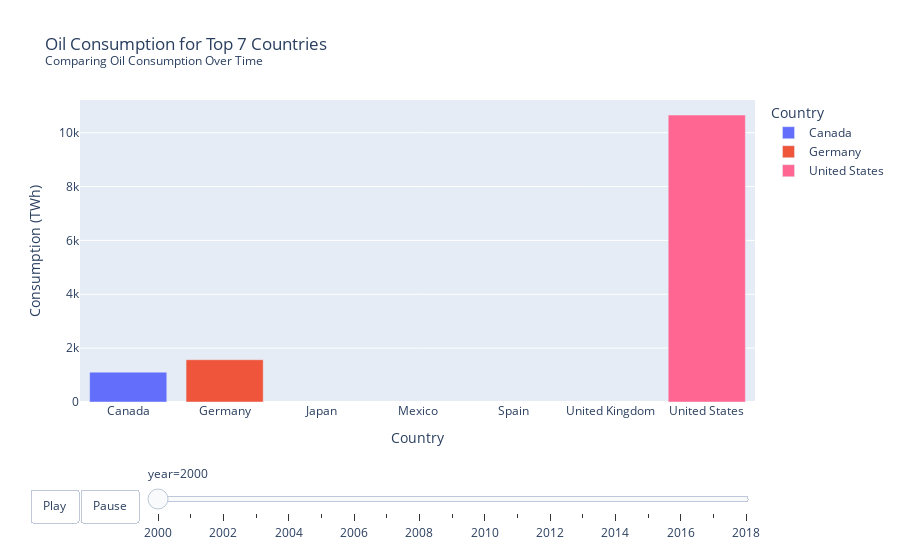

Notebook cell for this chart:
### Code cell
# Slower animation for oil consumption with Play and Pause buttons
fig_oil = px.bar(ct, x='country', y='oil_consumption', color='country',
                 animation_frame="year", 
                 animation_group="country", 
                 range_y=[0, ct['oil_consumption'].max()], 
                 title=('Oil Consumption for Top 7 Countries<br><sup>Comparing Oil Consumption Over Time</sup>'),
                 labels={'oil_consumption': 'Consumption (TWh)', 'country': 'Country'})

# Adding Play and Pause buttons
fig_oil.update_layout(
    updatemenus=[{
        'buttons': [
            {
                'args': [None, {'frame': {'duration': 1000, 'redraw': True}, 'fromcurrent': True}],
                'label': 'Play',
                'method': 'animate'
            },
            {
                'args': [[None], {'frame': {'duration': 0, 'redraw': False}, 'mode': 'immediate', 'transition': {'duration': 0}}],
                'label': 'Pause',
                'method': 'animate'
            }
        ],
        'direction': 'left',
        'pad': {'r': 10, 't': 87},
        'showactive': False,
        'type': 'buttons',
        'x': 0.1,
        'xanchor': 'right',
        'y': 0,
        'yanchor': 'top'
    }]
)

fig_oil.show()

### Figure 1 — Plotly figure (JSON) as saved in the notebook; plotly's stock layout.template omitted (floating-point values rounded to 4 significant figures)
{"data": [{"alignmentgroup": "True", "hovertemplate": "Country=%{x}<br>year=2000<br>Consumption (TWh)=%{y}<extra></extra>", "ids": ["Canada", "Canada", "Canada", "Canada", "Canada", "Canada", "Canada", "Canada", "Canada"], "legendgroup": "Canada", "marker": {"color": "#636efa", "pattern": {"shape": ""}}, "name": "Canada", "offsetgroup": "Canada", "orientation": "v", "showlegend": true, "textposition": "auto", "type": "bar", "x": ["Canada", "Canada", "Canada", "Canada", "Canada", "Canada", "Canada", "Canada", "Canada"], "xaxis": "x", "y": [1109.0, 1109.0, 1109.0, 1109.0, 1109.0, 1109.0, 1109.0, 1109.0, 1109.0], "yaxis": "y"}, {"alignmentgroup": "True", "hovertemplate": "Country=%{x}<br>year=2000<br>Consumption (TWh)=%{y}<extra></extra>", "ids": ["Germany", "Germany", "Germany", "Germany", "Germany", "Germany", "Germany", "Germany", "Germany"], "legendgroup": "Germany", "marker": {"color": "#EF553B", "pattern": {"shape": ""}}, "name": "Germany", "offsetgroup": "Germany", "orientation": "v", "showlegend": true, "textposition": "auto", "type": "bar", "x": ["Germany", "Germany", "Germany", "Germany", "Germany", "Germany", "Germany", "Germany", "Germany"], "xaxis": "x", "y": [1570.0, 1570.0, 1570.0, 1570.0, 1570.0, 1570.0, 1570.0, 1570.0, 1570.0], "yaxis": "y"}, {"alignmentgroup": "True", "hovertemplate": "Country=%{x}<br>year=2000<br>Consumption (TWh)=%{y}<extra></extra>", "ids": ["United States", "United States", "United States", "United States", "United States", "United States", "United States", "United States", "United States"], "legendgroup": "United States", "marker": {"color": "#FF6692", "pattern": {"shape": ""}}, "name": "United States", "offsetgroup": "United States", "orientation": "v", "showlegend": true, "textposition": "auto", "type": "bar", "x": ["United States", "United States", "United States", "United States", "United States", "United States", "United States", "United States", "United States"], "xaxis": "x", "y": [10650.0, 10650.0, 10650.0, 10650.0, 10650.0, 10650.0, 10650.0, 10650.0, 10650.0], "yaxis": "y"}], "layout": {"barmode": "relative", "legend": {"title": {"text": "Country"}, "tracegroupgap": 0}, "sliders": [{"active": 0, "currentvalue": {"prefix": "year="}, "len": 0.9, "pad": {"b": 10, "t": 60}, "steps": [{"args": [["2000"], {"frame": {"duration": 0, "redraw": true}, "fromcurrent": true, "mode": "immediate", "transition": {"duration": 0, "easing": "linear"}}], "label": "2000", "method": "animate"}, {"args": [["2001"], {"frame": {"duration": 0, "redraw": true}, "fromcurrent": true, "mode": "immediate", "transition": {"duration": 0, "easing": "linear"}}], "label": "2001", "method": "animate"}, {"args": [["2002"], {"frame": {"duration": 0, "redraw": true}, "fromcurrent": true, "mode": "immediate", "transition": {"duration": 0, "easing": "linear"}}], "label": "2002", "method": "animate"}, {"args": [["2003"], {"frame": {"duration": 0, "redraw": true}, "fromcurrent": true, "mode": "immediate", "transition": {"duration": 0, "easing": "linear"}}], "label": "2003", "method": "animate"}, {"args": [["2004"], {"frame": {"duration": 0, "redraw": true}, "fromcurrent": true, "mode": "immediate", "transition": {"duration": 0, "easing": "linear"}}], "label": "2004", "method": "animate"}, {"args": [["2005"], {"frame": {"duration": 0, "redraw": true}, "fromcurrent": true, "mode": "immediate", "transition": {"duration": 0, "easing": "linear"}}], "label": "2005", "method": "animate"}, {"args": [["2006"], {"frame": {"duration": 0, "redraw": true}, "fromcurrent": true, "mode": "immediate", "transition": {"duration": 0, "easing": "linear"}}], "label": "2006", "method": "animate"}, {"args": [["2007"], {"frame": {"duration": 0, "redraw": true}, "fromcurrent": true, "mode": "immediate", "transition": {"duration": 0, "easing": "linear"}}], "label": "2007", "method": "animate"}, {"args": [["2008"], {"frame": {"duration": 0, "redraw": true}, "fromcurrent": true, "mode": "immediate", "transition": {"duration": 0, "easing": "linear"}}], "label": "2008", "method": "animate"}, {"args": [["2009"], {"frame": {"duration": 0, "redraw": true}, "fromcurrent": true, "mode": "immediate", "transition": {"duration": 0, "easing": "linear"}}], "label": "2009", "method": "animate"}, {"args": [["2010"], {"frame": {"duration": 0, "redraw": true}, "fromcurrent": true, "mode": "immediate", "transition": {"duration": 0, "easing": "linear"}}], "label": "2010", "method": "animate"}, {"args": [["2011"], {"frame": {"duration": 0, "redraw": true}, "fromcurrent": true, "mode": "immediate", "transition": {"duration": 0, "easing": "linear"}}], "label": "2011", "method": "animate"}, {"args": [["2012"], {"frame": {"duration": 0, "redraw": true}, "fromcurrent": true, "mode": "immediate", "transition": {"duration": 0, "easing": "linear"}}], "label": "2012", "method": "animate"}, {"args": [["2013"], {"frame": {"duration": 0, "redraw": true}, "fromcurrent": true, "mode": "immediate", "transition": {"duration": 0, "easing": "linear"}}], "label": "2013", "method": "animate"}, {"args": [["2014"], {"frame": {"duration": 0, "redraw": true}, "fromcurrent": true, "mode": "immediate", "transition": {"duration": 0, "easing": "linear"}}], "label": "2014", "method": "animate"}, {"args": [["2015"], {"frame": {"duration": 0, "redraw": true}, "fromcurrent": true, "mode": "immediate", "transition": {"duration": 0, "easing": "linear"}}], "label": "2015", "method": "animate"}, {"args": [["2016"], {"frame": {"duration": 0, "redraw": true}, "fromcurrent": true, "mode": "immediate", "transition": {"duration": 0, "easing": "linear"}}], "label": "2016", "method": "animate"}, {"args": [["2017"], {"frame": {"duration": 0, "redraw": true}, "fromcurrent": true, "mode": "immediate", "transition": {"duration": 0, "easing": "linear"}}], "label": "2017", "method": "animate"}, {"args": [["2018"], {"frame": {"duration": 0, "redraw": true}, "fromcurrent": true, "mode": "immediate", "transition": {"duration": 0, "easing": "linear"}}], "label": "2018", "method": "animate"}], "x": 0.1, "xanchor": "left", "y": 0, "yanchor": "top"}], "title": {"text": "Oil Consumption for Top 7 Countries<br><sup>Comparing Oil Consumption Over Time</sup>"}, "updatemenus": [{"buttons": [{"args": [null, {"frame": {"duration": 1000, "redraw": true}, "fromcurrent": true}], "label": "Play", "method": "animate"}, {"args": [[null], {"frame": {"duration": 0, "redraw": false}, "mode": "immediate", "transition": {"duration": 0}}], "label": "Pause", "method": "animate"}], "direction": "left", "pad": {"r": 10, "t": 87}, "showactive": false, "type": "buttons", "x": 0.1, "xanchor": "right", "y": 0, "yanchor": "top"}], "xaxis": {"anchor": "y", "categoryarray": ["Canada", "Germany", "Japan", "Mexico", "Spain", "United Kingdom", "United States"], "categoryorder": "array", "domain": [0, 1], "title": {"text": "Country"}}, "yaxis": {"anchor": "x", "domain": [0, 1], "range": [0, 11210.0], "title": {"text": "Consumption (TWh)"}}}}
